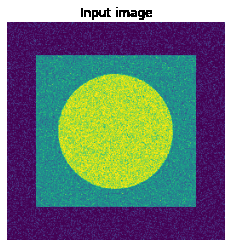
#> input picture Report/imgs/Task1/input1.png, 231 x 247 px, found by its file name
$ python make_img.py
#> lines starting #> are read from the running program, lines starting #| are printed output that depends on the picture

import numpy as np
import cv2
input1      = cv2.imread('./Report/imgs/input1.png', cv2.IMREAD_UNCHANGED)
#> input1 is the input picture: shape (247, 231, 4); mean B, G, R, A 122.7, 121.8, 110.5, 213.3
input2      = cv2.imread('./Report/imgs/input2.png', cv2.IMREAD_UNCHANGED)
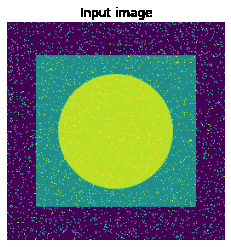
#> input picture Report/imgs/Task1/input2.png, 231 x 247 px, found by its file name
#> input2 is the input picture: shape (247, 231, 4); mean B, G, R, A 118.4, 124.4, 111.4, 213.3
box1        = cv2.imread('./Report/imgs/box1.png', cv2.IMREAD_UNCHANGED)
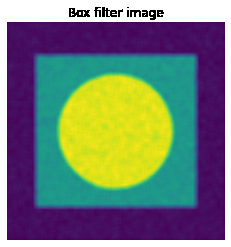
#> input picture Report/imgs/Task1/box1.png, 231 x 247 px, found by its file name
#> box1 is the input picture: shape (247, 231, 4); mean B, G, R, A 118.9, 123.9, 116.2, 213.5
box2        = cv2.imread('./Report/imgs/box2.png', cv2.IMREAD_UNCHANGED)
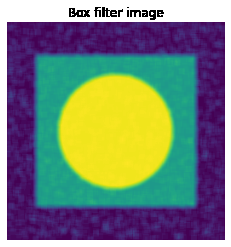
#> input picture Report/imgs/Task1/box2.png, 231 x 247 px, found by its file name
#> box2 is the input picture: shape (247, 231, 4); mean B, G, R, A 121.4, 129.9, 120.3, 213.5
Gaussian1   = cv2.imread('./Report/imgs/Gaussian1.png', cv2.IMREAD_UNCHANGED)
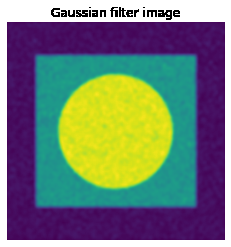
#> input picture Report/imgs/Task1/Gaussian1.png, 231 x 247 px, found by its file name
#> Gaussian1 is the input picture: shape (247, 231, 4); mean B, G, R, A 118.4, 123.2, 115, 213.9
Gaussian2   = cv2.imread('./Report/imgs/Gaussian2.png', cv2.IMREAD_UNCHANGED)
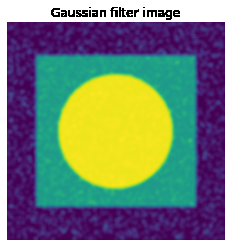
#> input picture Report/imgs/Task1/Gaussian2.png, 231 x 247 px, found by its file name
#> Gaussian2 is the input picture: shape (247, 231, 4); mean B, G, R, A 120.3, 129, 119.3, 213.9
img1 = np.concatenate((input1, box1, Gaussian1), axis = 1)
img2 = np.concatenate((input2, box2, Gaussian2), axis = 1)
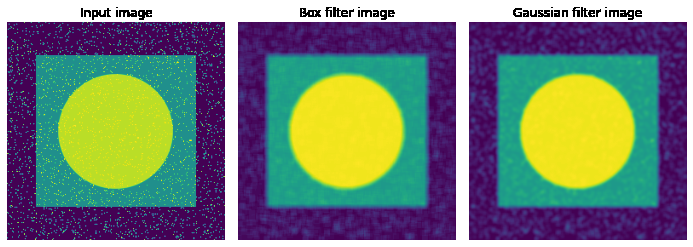
#> img2: shape (247, 693, 4); mean B, G, R, A 120.1, 127.8, 117, 213.6
img = np.concatenate((img1, img2), axis = 0)
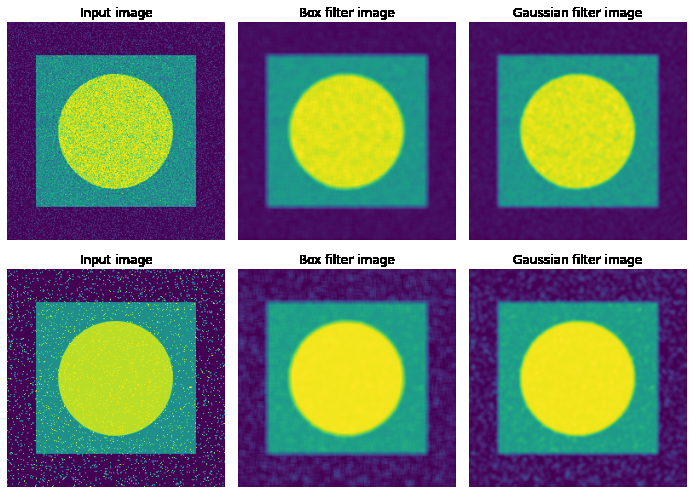
#> img: shape (494, 693, 4); mean B, G, R, A 120, 125.4, 115.5, 213.6
cv2.imwrite('./Report/imgs/img1.png', img)


input3 = cv2.imread('./Report/imgs/input3.png', cv2.IMREAD_UNCHANGED)
median = cv2.imread('./Report/imgs/median.png', cv2.IMREAD_UNCHANGED)
#> (the run stopped early here; a loop or call above may not have finished)
